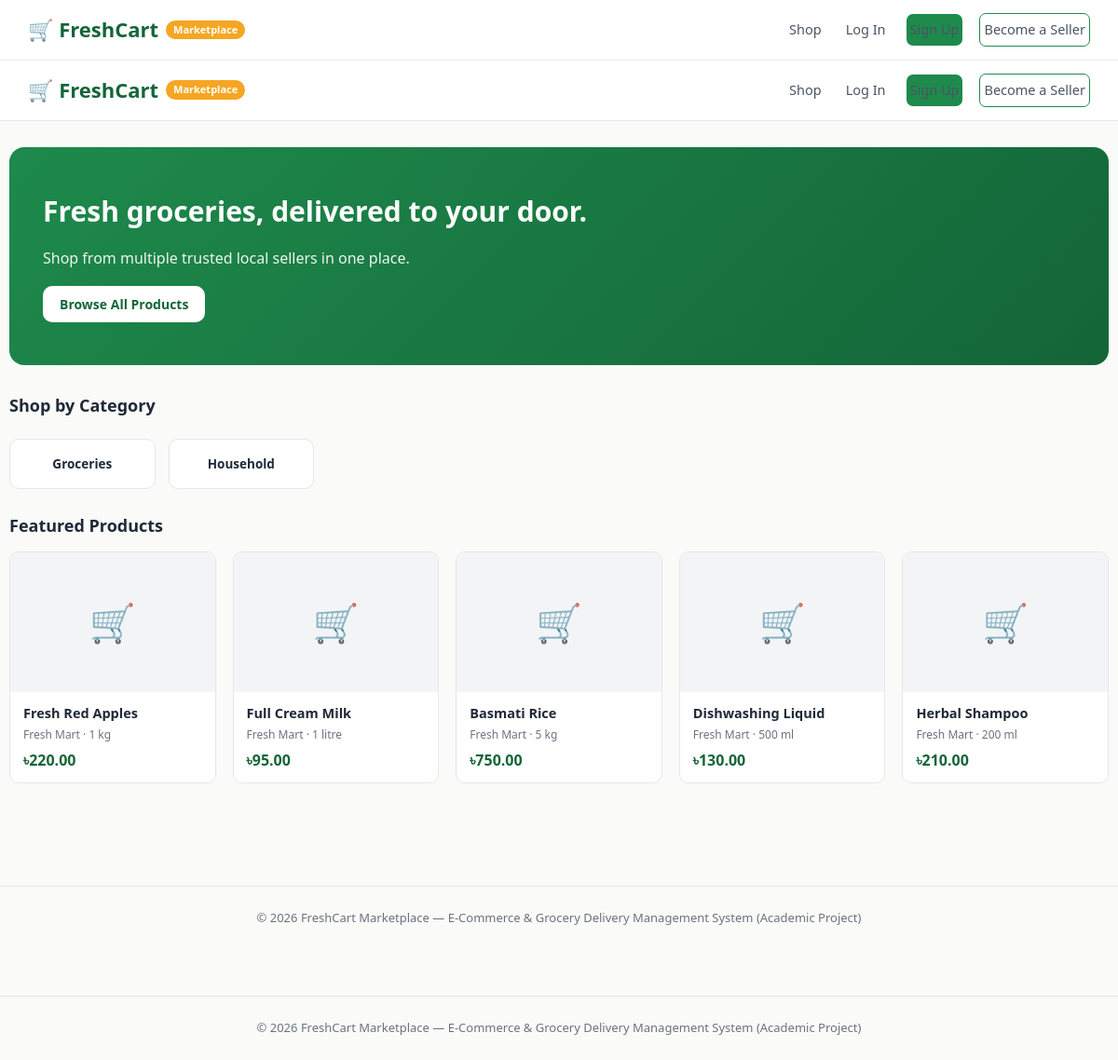
The page / on the database its author committed.
### tables this page shows
CREATE TABLE categories (
    id INT AUTO_INCREMENT PRIMARY KEY,
    parent_id INT DEFAULT NULL,
    name VARCHAR(100) NOT NULL,
    description VARCHAR(255) DEFAULT NULL,
    CONSTRAINT fk_categories_parent FOREIGN KEY (parent_id) REFERENCES categories(id) ON DELETE SET NULL
);

CREATE TABLE products (
    id INT AUTO_INCREMENT PRIMARY KEY,
    seller_id INT NOT NULL,
    category_id INT NOT NULL,
    name VARCHAR(150) NOT NULL,
    description TEXT,
    brand VARCHAR(100) DEFAULT NULL,
    unit VARCHAR(50) NOT NULL,
    price DECIMAL(10,2) NOT NULL,
    stock_qty INT NOT NULL DEFAULT 0,
    reorder_level INT NOT NULL DEFAULT 5,
    expiry_date DATE DEFAULT NULL,
    primary_image_path VARCHAR(255) DEFAULT NULL,
    is_available TINYINT(1) NOT NULL DEFAULT 1,
    is_removed TINYINT(1) NOT NULL DEFAULT 0,
    created_at DATETIME NOT NULL DEFAULT CURRENT_TIMESTAMP,
    CONSTRAINT fk_products_seller FOREIGN KEY (seller_id) REFERENCES sellers(id) ON DELETE CASCADE,
    CONSTRAINT fk_products_category FOREIGN KEY (category_id) REFERENCES categories(id),
    CONSTRAINT chk_products_stock CHECK (stock_qty >= 0)
);

CREATE TABLE sellers (
    id INT AUTO_INCREMENT PRIMARY KEY,
    user_id INT NOT NULL,
    shop_name VARCHAR(150) NOT NULL,
    shop_description TEXT,
    shop_logo_path VARCHAR(255) DEFAULT NULL,
    address VARCHAR(255) DEFAULT NULL,
    is_approved ENUM('pending','approved','rejected','suspended') NOT NULL DEFAULT 'pending',
    rejection_reason VARCHAR(255) DEFAULT NULL,
    commission_rate DECIMAL(5,2) NOT NULL DEFAULT 10.00,
    created_at DATETIME NOT NULL DEFAULT CURRENT_TIMESTAMP,
    CONSTRAINT fk_sellers_user FOREIGN KEY (user_id) REFERENCES users(id) ON DELETE CASCADE
);

### app/core/Controller.php (called while the page is built, shortened)
<?php
abstract class Controller
{
    protected function view(string $view, array $data = [], string $layout = 'main'): void
    {
        extract($data);
        $viewFile = APP_ROOT . '/app/views/' . $view . '.php';
        require APP_ROOT . '/app/views/layouts/header.php';
        require $viewFile;
        require APP_ROOT . '/app/views/layouts/footer.php';
    }
}

### app/controllers/HomeController.php (called while the page is built)
<?php
require_once APP_ROOT . '/app/core/Controller.php';
class HomeController extends Controller
{
    public function index(): void
    {
        $productModel = new ProductModel();
        $categoryModel = new CategoryModel();
        $featured = $productModel->featured();
        if (empty($featured)) {
            $featured = array_slice($productModel->browse(['sort' => 'newest']), 0, 8);
        }
        $categories = $categoryModel->topLevel();
        $this->view('home/index', compact('featured', 'categories'));
    }
}

### app/core/Router.php (called while the page is built, shortened)
<?php
class Router
{
    public function dispatch(string $url): void
    {
        $url = trim($url, '/');
        $parts = $url === '' ? ['home', 'index'] : explode('/', $url);
        $action = isset($parts[1]) && $parts[1] !== '' ? $parts[1] : 'index';
        $params = array_slice($parts, 2);
        $controller = new $controllerClass();
        call_user_func_array([$controller, $action], $params);
    }
}

### public/index.php (called while the page is built, shortened)
<?php
require_once APP_ROOT . '/app/core/Database.php';
require_once APP_ROOT . '/app/core/Controller.php';
require_once APP_ROOT . '/app/core/Router.php';
spl_autoload_register(function ($class) {
    $modelFile = APP_ROOT . "/app/models/{$class}.php";
});
$url = $_GET['url'] ?? '';
$router = new Router();
$router->dispatch($url);

### app/core/Database.php (called while the page is built, shortened)
<?php
class Database
{
    private static ?mysqli $connection = null;
    public static function getConnection(): mysqli
    {
        if (self::$connection === null) {
            $conn = @new mysqli(DB_HOST, DB_USER, DB_PASS, DB_NAME);
            $conn->set_charset('utf8mb4');
            self::$connection = $conn;
        }
        return self::$connection;
    }
    public static function run(string $sql, string $types = '', array $params = []): mysqli_stmt
    {
        $conn = self::getConnection();
        $stmt = $conn->prepare($sql);
        $stmt->execute();
        return $stmt;
    }
    public static function fetchAll(string $sql, string $types = '', array $params = []): array
    {
        $stmt = self::run($sql, $types, $params);
        $result = $stmt->get_result();
        $rows = $result ? $result->fetch_all(MYSQLI_ASSOC) : [];
        return $rows;
    }
}

### app/models/CategoryModel.php (called while the page is built, shortened)
<?php
class CategoryModel extends Model
{
    public function topLevel(): array
    {
        return Database::fetchAll("SELECT * FROM categories WHERE parent_id IS NULL ORDER BY name ASC");
    }
}

### app/models/ProductModel.php (called while the page is built, shortened)
<?php
class ProductModel extends Model
{
    public function browse(array $f): array
    {
        $sql = "SELECT p.*, s.shop_name, c.name AS category_name,
                       (SELECT ROUND(AVG(rating),1) FROM reviews r WHERE r.product_id = p.id) AS avg_rating,
                       (SELECT COUNT(*) FROM reviews r WHERE r.product_id = p.id) AS review_count,
                       (SELECT COUNT(*) FROM order_items oi WHERE oi.product_id = p.id) AS popularity
                FROM products p
                JOIN sellers s ON s.id = p.seller_id
                JOIN categories c ON c.id = p.category_id
                WHERE p.is_available = 1 AND p.is_removed = 0 AND s.is_approved = 'approved'";
        $types = '';
        $params = [];
        $sort = $f['sort'] ?? 'newest';
        $sql .= match ($sort) {
            'price_asc'  => " ORDER BY p.price ASC",
            'price_desc' => " ORDER BY p.price DESC",
            'rating'     => " ORDER BY avg_rating DESC",
            'popularity' => " ORDER BY popularity DESC",
            default      => " ORDER BY p.created_at DESC",
        };
        return Database::fetchAll($sql, $types, $params);
    }
}

### app/views/partials/product_card.php (the view, shortened to what this page needs)
<a href="<?= BASE_URL ?>/public/index.php?url=customer/productDetail/<?= $p['id'] ?>" class="product-card">
  <div class="thumb">
    <?php if (!empty($p['primary_image_path'])): ?>
      <img src="<?= UPLOAD_URL . '/' . htmlspecialchars($p['primary_image_path']) ?>" alt="<?= htmlspecialchars($p['name']) ?>">
    <?php else: ?>🛒<?php endif; ?>
  </div>
  <div class="body">
    <div class="name"><?= htmlspecialchars($p['name']) ?></div>
    <div class="shop"><?= htmlspecialchars($p['shop_name'] ?? '') ?> &middot; <?= htmlspecialchars($p['unit']) ?></div>
    <div class="price">৳<?= number_format($p['price'], 2) ?></div>
  </div>
</a>

### app/views/layouts/header.php (shortened to what this page needs)
<?php $navUser = $_SESSION['user'] ?? null; ?>
<!DOCTYPE html>
<html lang="en">
<head>
<link rel="stylesheet" href="<?= BASE_URL ?>/public/assets/css/style.css">
</head>
<body>
<nav class="navbar">
  <div class="navbar-inner">
    <a href="<?= BASE_URL ?>/public/index.php?url=home/index" class="brand">🛒 FreshCart <span class="tag">Marketplace</span></a>
    <div class="nav-links">
      <?php if (!$navUser): ?>
        <a href="<?= BASE_URL ?>/public/index.php?url=home/index">Shop</a>
        <a href="<?= BASE_URL ?>/public/index.php?url=auth/login">Log In</a>
        <a href="<?= BASE_URL ?>/public/index.php?url=auth/registerCustomer" class="btn btn-primary btn-sm">Sign Up</a>
        <a href="<?= BASE_URL ?>/public/index.php?url=auth/registerSeller" class="btn btn-outline btn-sm">Become a Seller</a>
      <?php elseif ($navUser['role'] === 'seller'): ?>
        <a href="<?= BASE_URL ?>/public/index.php?url=seller/dashboard">Seller Dashboard</a>
        <span class="user-chip">🏪 <?= htmlspecialchars($navUser['name']) ?></span>
        <a href="<?= BASE_URL ?>/public/index.php?url=auth/logout" class="btn btn-secondary btn-sm">Logout</a>
      <?php elseif ($navUser['role'] === 'delivery_manager'): ?>
        <a href="<?= BASE_URL ?>/public/index.php?url=delivery/dashboard">Delivery Dashboard</a>
        <span class="user-chip">🚚 <?= htmlspecialchars($navUser['name']) ?></span>
        <a href="<?= BASE_URL ?>/public/index.php?url=auth/logout" class="btn btn-secondary btn-sm">Logout</a>
      <?php elseif ($navUser['role'] === 'admin'): ?>
        <a href="<?= BASE_URL ?>/public/index.php?url=admin/dashboard">Admin Dashboard</a>
        <span class="user-chip">🛡️ <?= htmlspecialchars($navUser['name']) ?></span>
        <a href="<?= BASE_URL ?>/public/index.php?url=auth/logout" class="btn btn-secondary btn-sm">Logout</a>
      <?php endif; ?>
    </div>
  </div>
</nav>

### app/views/home/index.php
<?php require APP_ROOT . '/app/views/layouts/header.php'; ?>
<div class="page container">
  <div class="hero">
    <h1>Fresh groceries, delivered to your door.</h1>
    <p>Shop from multiple trusted local sellers in one place.</p>
    <a href="<?= BASE_URL ?>/public/index.php?url=customer/products" class="btn" style="background:#fff;color:var(--green-dark);">Browse All Products</a>
  </div>
  <h3 class="section-title" style="margin-top:0;">Shop by Category</h3>
  <div class="cat-grid">
    <?php foreach ($categories as $c): ?>
      <a class="cat-card" href="<?= BASE_URL ?>/public/index.php?url=customer/products&category_id=<?= $c['id'] ?>"><?= htmlspecialchars($c['name']) ?></a>
    <?php endforeach; ?>
  </div>
  <h3 class="section-title">Featured Products</h3>
  <?php if (empty($featured)): ?>
    <div class="empty-state">No products available yet.</div>
  <?php else: ?>
    <div class="product-grid">
      <?php foreach ($featured as $p): require APP_ROOT . '/app/views/partials/product_card.php'; endforeach; ?>
    </div>
  <?php endif; ?>
</div>
<?php require APP_ROOT . '/app/views/layouts/footer.php'; ?>

### app/views/layouts/footer.php (shortened to what this page needs)
  <footer class="footer">
    <div class="container">
      &copy; <?= date('Y') ?> FreshCart Marketplace &mdash; E-Commerce &amp; Grocery Delivery Management System (Academic Project)
    </div>
  </footer>
</body>
</html>

### public/assets/css/style.css (style rules this page uses)
:root { --green: #1e8a4c; --green-dark: #146538; --green-light: #e6f5ec; --orange: #f5a623; --gray-900: #1f2937; --gray-700: #4b5563; --gray-500: #6b7280; --gray-200: #e5e7eb; --gray-100: #f3f4f6; --red: #dc2626; --radius: 10px; --shadow: 0 1px 3px rgba(0,0,0,.08), 0 1px 2px rgba(0,0,0,.06); }
* { box-sizing: border-box; }
body { margin: 0; font-family: 'Segoe UI', system-ui, -apple-system, Roboto, Arial, sans-serif; background: #fafaf8; color: var(--gray-900); line-height: 1.5; }
a { color: inherit; text-decoration: none; }
.container { max-width: 1180px; margin: 0 auto; padding: 0 20px; }
.navbar { background: #fff; border-bottom: 1px solid var(--gray-200); position: sticky; top: 0; z-index: 50; }
.navbar-inner { display: flex; align-items: center; justify-content: space-between; padding: 14px 20px; max-width: 1180px; margin: 0 auto; flex-wrap: wrap; gap: 10px; }
.brand { font-size: 22px; font-weight: 800; color: var(--green-dark); display: flex; align-items: center; gap: 8px; }
.brand span.tag { font-size: 11px; background: var(--orange); color: #fff; padding: 2px 8px; border-radius: 20px; font-weight: 600; }
.nav-links { display: flex; align-items: center; gap: 18px; flex-wrap: wrap; }
.nav-links a { font-size: 14.5px; color: var(--gray-700); font-weight: 500; padding: 6px 4px; }
.btn { display: inline-block; padding: 9px 18px; border-radius: var(--radius); border: none; cursor: pointer; font-weight: 600; font-size: 14px; text-align: center; }
.btn-primary { background: var(--green); color: #fff; }
.btn-outline { background: #fff; color: var(--green); border: 1.5px solid var(--green); }
.btn-sm { padding: 5px 12px; font-size: 12.5px; border-radius: 7px; }
.page { padding: 28px 0 60px; }
h1, h2, h3 { margin-top: 0; }
.product-grid { display: grid; grid-template-columns: repeat(auto-fill, minmax(220px,1fr)); gap: 18px; }
.product-card { background: #fff; border: 1px solid var(--gray-200); border-radius: var(--radius); overflow: hidden; transition: box-shadow .15s; display:flex; flex-direction:column; }
.product-card .thumb { height: 150px; background: var(--gray-100); display: flex; align-items: center; justify-content: center; font-size: 40px; color: var(--gray-500); overflow:hidden; }
.product-card .body { padding: 12px 14px; flex:1; display:flex; flex-direction:column; }
.product-card .name { font-weight: 700; font-size: 14.5px; margin-bottom: 3px; }
.product-card .shop { font-size: 12px; color: var(--gray-500); margin-bottom: 6px; }
.product-card .price { font-weight: 800; color: var(--green-dark); font-size: 16px; margin-top: auto; }
.footer { border-top: 1px solid var(--gray-200); padding: 24px 0; margin-top: 50px; text-align: center; color: var(--gray-500); font-size: 13px; }
.hero { background: linear-gradient(135deg, var(--green) 0%, var(--green-dark) 100%); color: #fff; border-radius: 16px; padding: 46px 36px; margin-bottom: 30px; }
.hero h1 { font-size: 30px; margin-bottom: 8px; }
.hero p { opacity: .92; margin-bottom: 18px; }
.cat-grid { display: grid; grid-template-columns: repeat(auto-fill, minmax(140px,1fr)); gap: 14px; margin: 22px 0; }
.cat-card { background: #fff; border: 1px solid var(--gray-200); border-radius: var(--radius); padding: 16px; text-align: center; font-weight: 600; font-size: 13.5px; }
.section-title { font-size: 18px; font-weight: 800; margin: 26px 0 14px; }

### rows shown on the page
categories: name "Groceries"
categories: name "Household"
products: name "Fresh Red Apples", seller.shop_name "Fresh Mart", unit "1 kg", price "220.00"
products: name "Full Cream Milk", seller.shop_name "Fresh Mart", unit "1 litre", price "95.00"
products: name "Basmati Rice", seller.shop_name "Fresh Mart", unit "5 kg", price "750.00"
products: name "Dishwashing Liquid", seller.shop_name "Fresh Mart", unit "500 ml", price "130.00"
products: name "Herbal Shampoo", seller.shop_name "Fresh Mart", unit "200 ml", price "210.00"
